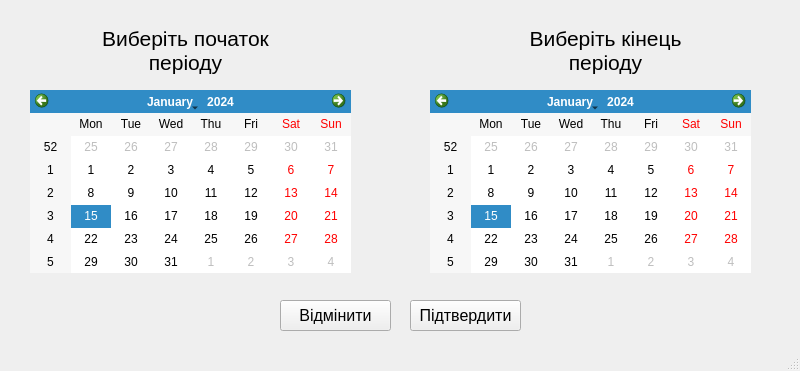
<?xml version="1.0" encoding="UTF-8"?>
<ui version="4.0">
 <class>MainWindow</class>
 <widget class="QMainWindow" name="MainWindow">
  <property name="geometry">
   <rect>
    <x>0</x>
    <y>0</y>
    <width>800</width>
    <height>371</height>
   </rect>
  </property>
  <property name="windowTitle">
   <string>MainWindow</string>
  </property>
  <widget class="QWidget" name="centralwidget">
   <widget class="QPushButton" name="cancel_button">
    <property name="geometry">
     <rect>
      <x>280</x>
      <y>300</y>
      <width>111</width>
      <height>31</height>
     </rect>
    </property>
    <property name="font">
     <font>
      <pointsize>12</pointsize>
     </font>
    </property>
    <property name="text">
     <string>Відмінити</string>
    </property>
   </widget>
   <widget class="QLabel" name="label_2">
    <property name="geometry">
     <rect>
      <x>500</x>
      <y>20</y>
      <width>211</width>
      <height>61</height>
     </rect>
    </property>
    <property name="font">
     <font>
      <pointsize>16</pointsize>
     </font>
    </property>
    <property name="text">
     <string>Виберіть кінець періоду</string>
    </property>
    <property name="alignment">
     <set>Qt::AlignCenter</set>
    </property>
    <property name="wordWrap">
     <bool>true</bool>
    </property>
   </widget>
   <widget class="QCalendarWidget" name="second_date">
    <property name="geometry">
     <rect>
      <x>430</x>
      <y>90</y>
      <width>321</width>
      <height>183</height>
     </rect>
    </property>
   </widget>
   <widget class="QCalendarWidget" name="first_date">
    <property name="geometry">
     <rect>
      <x>30</x>
      <y>90</y>
      <width>321</width>
      <height>183</height>
     </rect>
    </property>
   </widget>
   <widget class="QPushButton" name="submit_button">
    <property name="geometry">
     <rect>
      <x>410</x>
      <y>300</y>
      <width>111</width>
      <height>31</height>
     </rect>
    </property>
    <property name="font">
     <font>
      <pointsize>12</pointsize>
     </font>
    </property>
    <property name="text">
     <string>Підтвердити</string>
    </property>
   </widget>
   <widget class="QLabel" name="label">
    <property name="geometry">
     <rect>
      <x>90</x>
      <y>20</y>
      <width>191</width>
      <height>61</height>
     </rect>
    </property>
    <property name="font">
     <font>
      <pointsize>16</pointsize>
     </font>
    </property>
    <property name="text">
     <string>Виберіть початок періоду</string>
    </property>
    <property name="alignment">
     <set>Qt::AlignCenter</set>
    </property>
    <property name="wordWrap">
     <bool>true</bool>
    </property>
   </widget>
  </widget>
  <widget class="QStatusBar" name="statusbar"/>
 </widget>
 <resources/>
 <connections/>
</ui>
